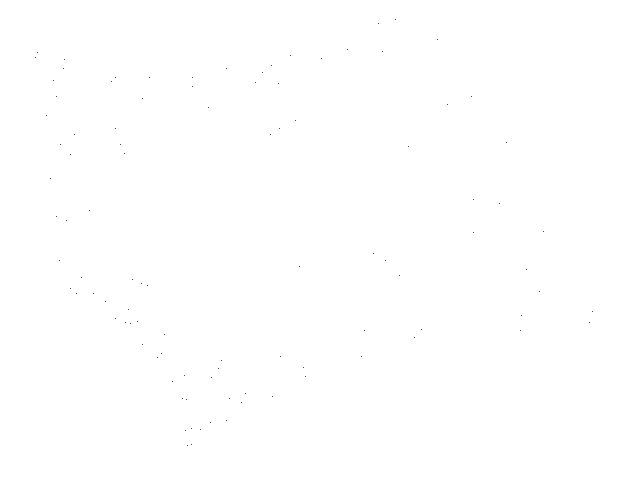
Frame 1 (no input)
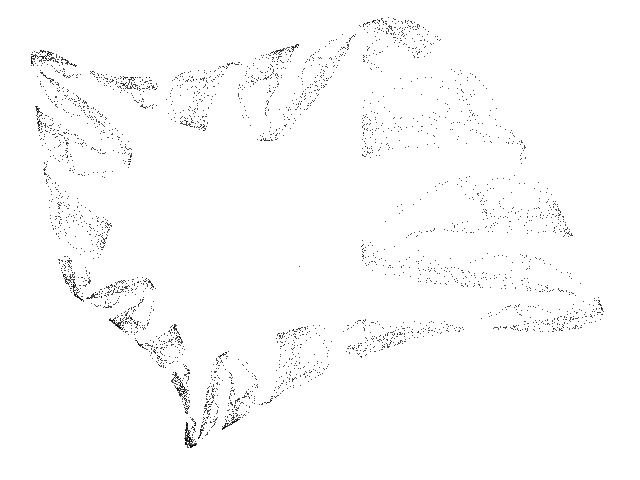
Frame 60 (the mouse pressed at the canvas centre just before this capture)
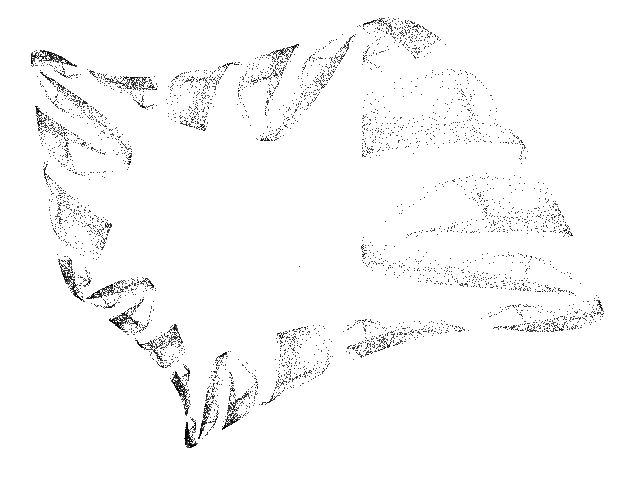
Frame 120 (the mouse held since frame 60 and released just before this capture)

The Processing sketch that drew these frames (run headless with seeded random() and noise(); from frame 60 on, the mouse is pressed at the canvas centre):

// Processing sketch: Quartic_A
// ── Quartic_A.pde
// Quartic A chatic map //

  float x = 0.1;
  float y = 0.1;
  float a1 = -0.7;
  float a2 = 0.8;
  float a3 = 1.1;
  float a4 = 0.5;
  float a5 = 0.5;
  float a6 = 0.5;
  float a7 = 0.8; 
  float a8 = -0.4;
  float a9 = 0.5;
  float a10 = -0.9;
  float a11 = 1.2;
  float a12 = -0.2;
  float a13 = -0.9;
  float a14 = 0.8;
  float a15 = -1.1;
  float a16 = 0.3;
  float a17 = -0.5;
  float a18 = -0.5;
  float a19 = 0.2;
  float a20 = 0.0;
  float a21 = 0.2;
  float a22 = -1.1;
  float a23 = 0.5;
  float a24 = -0.4;
  float a25 = 0.5;
  float a26 = -1.1;
  float a27 = -0.4;
  float a28 = 0.1;
  float a29 = -1.0;
  float a30 = 0.6;


void setup() {
  
  size(640, 480);
  background(255);
  
}

void draw() {
  
  for (int i=0; i<100; i++) {
    
    float nx = x;
    float ny = y;
    
    x = a1+a2*nx+a3*pow(nx,2.0)+a4*pow(nx,3.0)+a5*pow(nx,4.0)+a6*pow(nx,3.0)*ny+a7*pow(nx,2.0)*ny+a8*pow(nx,2.0)*pow(ny,2.0)+a9*nx*ny+a10*nx*pow(ny,2.0)+a11*nx*pow(ny,3.0)+a12*ny+a13*pow(ny,2.0)+a14*pow(ny,3.0)+a15*pow(ny,4.0);
    y = a16+a17*nx+a18*pow(nx,2.0)+a19*pow(nx,3.0)+a20*pow(nx,4.0)+a21*pow(nx,3.0)*ny+a22*pow(nx,2.0)*ny+a23*pow(nx,2.0)*pow(ny,2.0)+a24*nx*ny+a25*nx*pow(ny,2.0)+a26*nx*pow(ny,3.0)+a27*ny+a28*pow(ny,2.0)+a29*pow(ny,3.0)+a30*pow(ny,4.0);
  
    point(660 + (570 * x), 160 + (530 * y));
        
  }

}
